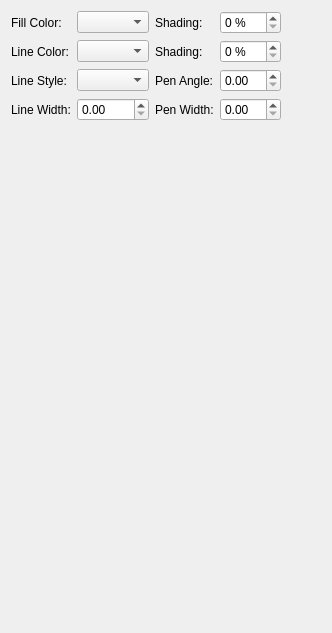
     <widget class="QWidget" name="tab_4">
      <attribute name="title">
       <string>Calligraphic Pen</string>
      </attribute>
      <layout class="QVBoxLayout" name="verticalLayout_9">
       <item>
        <layout class="QHBoxLayout" name="horizontalLayout_10">
         <item>
          <layout class="QGridLayout" name="gridLayout">
           <item row="0" column="0">
            <widget class="QLabel" name="label_45">
             <property name="text">
              <string>Fill Color:</string>
             </property>
            </widget>
           </item>
           <item row="0" column="1">
            <widget class="ColorCombo" name="calPenFillColorComboBox"/>
           </item>
           <item row="0" column="2">
            <widget class="QLabel" name="label_49">
             <property name="text">
              <string>Shading:</string>
             </property>
            </widget>
           </item>
           <item row="0" column="3">
            <widget class="QSpinBox" name="calPenFillShadingSpinBox">
             <property name="suffix">
              <string> %</string>
             </property>
             <property name="maximum">
              <number>100</number>
             </property>
            </widget>
           </item>
           <item row="1" column="0">
            <widget class="QLabel" name="label_50">
             <property name="text">
              <string>Line Color:</string>
             </property>
            </widget>
           </item>
           <item row="1" column="1">
            <widget class="ColorCombo" name="calPenColorComboBox"/>
           </item>
           <item row="1" column="2">
            <widget class="QLabel" name="label_48">
             <property name="text">
              <string>Shading:</string>
             </property>
            </widget>
           </item>
           <item row="1" column="3">
            <widget class="QSpinBox" name="calPenLineShadingSpinBox">
             <property name="suffix">
              <string> %</string>
             </property>
             <property name="maximum">
              <number>100</number>
             </property>
            </widget>
           </item>
           <item row="2" column="0">
            <widget class="QLabel" name="label_47">
             <property name="text">
              <string>Line Style:</string>
             </property>
            </widget>
           </item>
           <item row="2" column="1">
            <widget class="LineCombo" name="calPenStyleComboBox"/>
           </item>
           <item row="2" column="2">
            <widget class="QLabel" name="label_51">
             <property name="text">
              <string>Pen Angle:</string>
             </property>
            </widget>
           </item>
           <item row="2" column="3">
            <widget class="ScrSpinBox" name="calPenAngleSpinBox"/>
           </item>
           <item row="3" column="0">
            <widget class="QLabel" name="label_46">
             <property name="text">
              <string>Line Width:</string>
             </property>
            </widget>
           </item>
           <item row="3" column="1">
            <widget class="ScrSpinBox" name="calPenLineWidthSpinBox"/>
           </item>
           <item row="3" column="2">
            <widget class="QLabel" name="label_52">
             <property name="text">
              <string>Pen Width:</string>
             </property>
            </widget>
           </item>
           <item row="3" column="3">
            <widget class="ScrSpinBox" name="calPenWidthSpinBox"/>
           </item>
          </layout>
         </item>
         <item>
          <spacer name="horizontalSpacer_16">
           <property name="orientation">
            <enum>Qt::Horizontal</enum>
           </property>
           <property name="sizeHint" stdset="0">
            <size>
             <width>40</width>
             <height>20</height>
            </size>
           </property>
          </spacer>
         </item>
        </layout>
       </item>
       <item>
        <spacer name="verticalSpacer_11">
         <property name="orientation">
          <enum>Qt::Vertical</enum>
         </property>
         <property name="sizeHint" stdset="0">
          <size>
           <width>20</width>
           <height>501</height>
          </size>
         </property>
        </spacer>
       </item>
      </layout>
     </widget>
